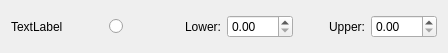
<?xml version="1.0" encoding="UTF-8"?>
<ui version="4.0">
 <class>IOListWidget</class>
 <widget class="QWidget" name="IOListWidget">
  <property name="geometry">
   <rect>
    <x>0</x>
    <y>0</y>
    <width>448</width>
    <height>53</height>
   </rect>
  </property>
  <property name="windowTitle">
   <string>Form</string>
  </property>
  <layout class="QHBoxLayout" name="horizontalLayout">
   <item>
    <widget class="QLabel" name="io_name_lbl">
     <property name="text">
      <string>TextLabel</string>
     </property>
    </widget>
   </item>
   <item alignment="Qt::AlignHCenter|Qt::AlignVCenter">
    <widget class="QRadioButton" name="toggle_rbtn">
     <property name="text">
      <string/>
     </property>
    </widget>
   </item>
   <item alignment="Qt::AlignRight">
    <widget class="QLabel" name="lower_descr_lbl">
     <property name="text">
      <string>Lower:</string>
     </property>
    </widget>
   </item>
   <item>
    <widget class="QDoubleSpinBox" name="lower_dbox"/>
   </item>
   <item alignment="Qt::AlignRight">
    <widget class="QLabel" name="upper_descr_lbl">
     <property name="text">
      <string>Upper:</string>
     </property>
    </widget>
   </item>
   <item>
    <widget class="QDoubleSpinBox" name="upper_dbox"/>
   </item>
  </layout>
 </widget>
 <resources/>
 <connections/>
</ui>
